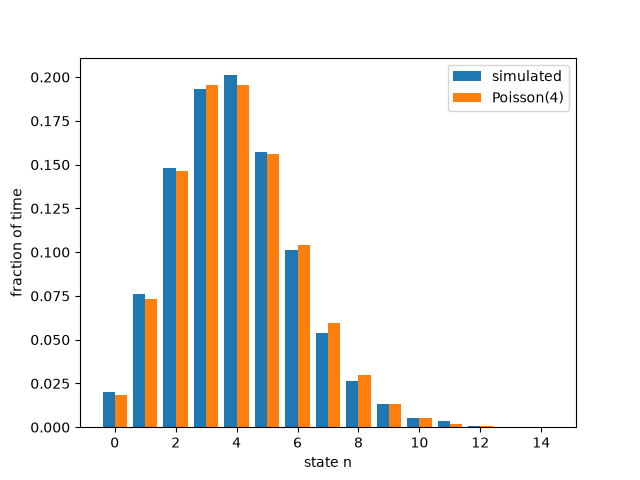

Recreate this plot in Python.
import numpy as np
from scipy.stats import poisson
rng = np.random.default_rng(5)
import matplotlib.pyplot as plt

#part b
print(f'P(X > 8): {1 - poisson.cdf(k=8, mu=4)}')

#part c
def simulation(T, lam, mu):
    time_per_state = np.zeros(100)
    curr_state = 0
    time_elapsed = 0
    while(True):
        t = rng.exponential(1 / (lam + curr_state * mu))
        time_elapsed += t
        if time_elapsed > T:
            time_per_state[curr_state] += T - (time_elapsed - t)
            break

        time_per_state[curr_state] += t
        if rng.random() < lam / (lam + mu * curr_state):
            curr_state = curr_state + 1
        else:
            curr_state = curr_state - 1
    return time_per_state

lam, mu = 12, 3
T = 500
frac = simulation(T, lam, mu) / T
states = np.arange(15)
plt.bar(states - 0.2, frac[:15], width=0.4, label="simulated")
plt.bar(states + 0.2, poisson.pmf(states, mu=4), width=0.4, label="Poisson(4)")
plt.xlabel("state n")
plt.ylabel("fraction of time")
plt.legend()
plt.savefig("problem2.png")

diffs = np.zeros(20)
for i in range(20):
    diffs[i] = np.abs(frac[i] - poisson.pmf(i, mu=4))

print(f'Largest difference: {diffs.max()}')

print(f'Time average of X_t: {np.sum(np.arange(len(frac)) * frac)}')
print(f'Rho: 4')

tail_prob = 1
c = 0
while(tail_prob >= 0.01):
    c += 1
    tail_prob = 1 - poisson.cdf(c, mu=4)

print(f'Smallest c: {c}')
